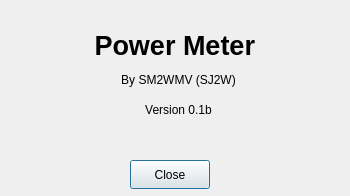
<?xml version="1.0" encoding="UTF-8"?>
<ui version="4.0">
 <class>AboutDialog</class>
 <widget class="QDialog" name="AboutDialog">
  <property name="windowModality">
   <enum>Qt::ApplicationModal</enum>
  </property>
  <property name="geometry">
   <rect>
    <x>0</x>
    <y>0</y>
    <width>350</width>
    <height>196</height>
   </rect>
  </property>
  <property name="windowTitle">
   <string>About...</string>
  </property>
  <widget class="QPushButton" name="pushButtonClose">
   <property name="geometry">
    <rect>
     <x>130</x>
     <y>160</y>
     <width>80</width>
     <height>29</height>
    </rect>
   </property>
   <property name="text">
    <string>Close</string>
   </property>
  </widget>
  <widget class="QWidget" name="layoutWidget">
   <property name="geometry">
    <rect>
     <x>60</x>
     <y>30</y>
     <width>237</width>
     <height>92</height>
    </rect>
   </property>
   <layout class="QVBoxLayout" name="verticalLayout">
    <item>
     <widget class="QLabel" name="labelPowerMeter">
      <property name="font">
       <font>
        <pointsize>20</pointsize>
        <weight>75</weight>
        <bold>true</bold>
       </font>
      </property>
      <property name="text">
       <string>Power Meter </string>
      </property>
      <property name="alignment">
       <set>Qt::AlignCenter</set>
      </property>
     </widget>
    </item>
    <item>
     <widget class="QLabel" name="labelBy">
      <property name="text">
       <string>By SM2WMV (SJ2W)</string>
      </property>
      <property name="alignment">
       <set>Qt::AlignCenter</set>
      </property>
     </widget>
    </item>
    <item>
     <widget class="QLabel" name="labelVersion">
      <property name="text">
       <string>Version 0.1b</string>
      </property>
      <property name="alignment">
       <set>Qt::AlignCenter</set>
      </property>
     </widget>
    </item>
   </layout>
  </widget>
 </widget>
 <resources/>
 <connections/>
 <slots>
  <signal>Pressed()</signal>
  <slot>ClosePressed()</slot>
 </slots>
</ui>
